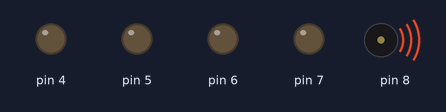
This sketch was run on a simulated Arduino Uno, built with avr-gcc and run on an emulated ATmega328P. Parts: output pins drawn as LEDs (lit = HIGH), buzzer (waves = sounding).

Above: at 0.1 s.
At 16.1 s:
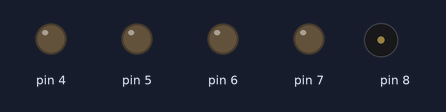
Timing chart, 0 to 17.6 s (numbered marks = the images above):
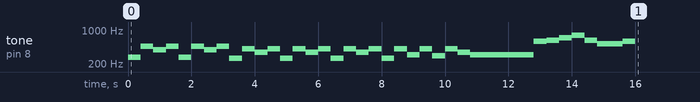

The sketch:

harmony.ino
```cpp
#include "pitches.h";
               //    1         2       3       4         5       6       7         8       9
int notes[] = {NOTE_CS4,NOTE_AS4,NOTE_G4,NOTE_AS4,NOTE_CS4,NOTE_AS4,NOTE_G4,NOTE_AS4,
                NOTE_C4,NOTE_GS4,NOTE_F4,NOTE_GS4,NOTE_C4,NOTE_GS4,NOTE_F4,NOTE_GS4,NOTE_C4,
                NOTE_GS4,NOTE_F4,NOTE_GS4,NOTE_C4,NOTE_GS4,NOTE_DS4,NOTE_GS4,NOTE_D4,NOTE_GS4,NOTE_F4
                  };

int chorus[] = {NOTE_D5,NOTE_DS5,NOTE_F5,NOTE_G5,NOTE_DS5,NOTE_C5,NOTE_C5,NOTE_D5,};

void setup() {
  // iterate over the notes of the melody:

   for (int i =7; i>3;i--){
    pinMode(i,OUTPUT);
  }
    for(int i=0;i<27;i++){
      tone(8,notes[i],400);
      delay(400);
    }
    tone(8,NOTE_DS4,2000);
    delay(2000);
     for(int i=0;i<8;i++){
      tone(8,chorus[i],400);
      delay(400);
    }

    noTone(8);
 }


void loop() {


}
```

pitches.h
```cpp
#define NOTE_B0  31
#define NOTE_C1  33
#define NOTE_CS1 35
#define NOTE_D1  37
#define NOTE_DS1 39
#define NOTE_E1  41
#define NOTE_F1  44
#define NOTE_FS1 46
#define NOTE_G1  49
#define NOTE_GS1 52
#define NOTE_A1  55
#define NOTE_AS1 58
#define NOTE_B1  62
#define NOTE_C2  65
#define NOTE_CS2 69
#define NOTE_D2  73
#define NOTE_DS2 78
#define NOTE_E2  82
#define NOTE_F2  87
#define NOTE_FS2 93
#define NOTE_G2  98
#define NOTE_GS2 104
#define NOTE_A2  110
#define NOTE_AS2 117
#define NOTE_B2  123
#define NOTE_C3  131
#define NOTE_CS3 139
#define NOTE_D3  147
#define NOTE_DS3 156
#define NOTE_E3  165
#define NOTE_F3  175
#define NOTE_FS3 185
#define NOTE_G3  196
#define NOTE_GS3 208
#define NOTE_A3  220
#define NOTE_AS3 233
#define NOTE_B3  247
#define NOTE_C4  262
#define NOTE_CS4 277
#define NOTE_D4  294
#define NOTE_DS4 311
#define NOTE_E4  330
#define NOTE_F4  349
#define NOTE_FS4 370
#define NOTE_G4  392
#define NOTE_GS4 415
#define NOTE_A4  440
#define NOTE_AS4 466
#define NOTE_B4  494
#define NOTE_C5  523
#define NOTE_CS5 554
#define NOTE_D5  587
#define NOTE_DS5 622
#define NOTE_E5  659
#define NOTE_F5  698
#define NOTE_FS5 740
#define NOTE_G5  784
#define NOTE_GS5 831
#define NOTE_A5  880
#define NOTE_AS5 932
#define NOTE_B5  988
#define NOTE_C6  1047
#define NOTE_CS6 1109
#define NOTE_D6  1175
#define NOTE_DS6 1245
#define NOTE_E6  1319
#define NOTE_F6  1397
#define NOTE_FS6 1480
#define NOTE_G6  1568
#define NOTE_GS6 1661
#define NOTE_A6  1760
#define NOTE_AS6 1865
#define NOTE_B6  1976
#define NOTE_C7  2093
#define NOTE_CS7 2217
#define NOTE_D7  2349
#define NOTE_DS7 2489
#define NOTE_E7  2637
#define NOTE_F7  2794
#define NOTE_FS7 2960
#define NOTE_G7  3136
#define NOTE_GS7 3322
#define NOTE_A7  3520
#define NOTE_AS7 3729
#define NOTE_B7  3951
#define NOTE_C8  4186
#define NOTE_CS8 4435
#define NOTE_D8  4699
#define NOTE_DS8 4978
```
